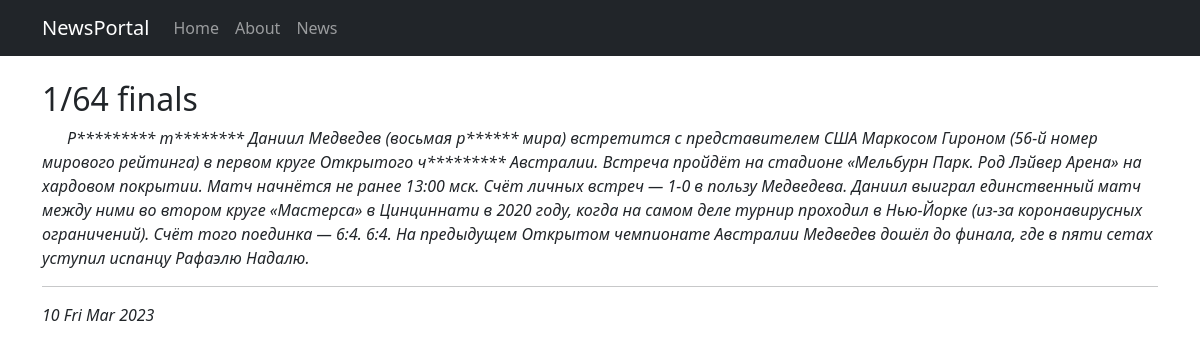
Screenshot of /news/1 with the database file from the repository.
### news/models.py (models this page shows, shortened)
class Post(models.Model):
    objects = None
    article = 'art'
    news = 'news'
    PUBLICATION = [
        (article, 'Статья'),
        (news, 'Новость'),
    ]
    postAuthor = models.ForeignKey(Author, on_delete=models.CASCADE)
    categoryType = models.CharField(max_length=4, choices=PUBLICATION, default=news)
    title = models.CharField(max_length=255)
    time_in_Post = models.DateTimeField(auto_now_add=True)
    time_out = models.DateTimeField(null=True)
    postCategory = models.ManyToManyField(Category, through='PostCategory')
    text = models.TextField()
    rating = models.IntegerField(default=0)

### news/views.py (the view)
# urls.py: path('<int:pk>', PostDetail.as_view()),
class PostDetail(DetailView):
    model = Post
    template_name = 'flatpages/post.html'
    context_object_name = 'post'

### news/templatetags/custom_filters.py (called while the page is built)
@register.filter()
def censor(text):
    bad_words = ('теннисист', 'ракетка', 'чемпионата', 'usd', 'российский')
    if type(text) == str:
        for word in text.split():
            if word.lower() in bad_words:
                text = text.replace(word, f"{word[0]}{'*' * (len(word) - 1)}")
    else:
        raise ValueError('Данные не являются строкой')
    return text

### templates/flatpages/post.html (shortened to what this page needs)
{% extends 'flatpages/default.html' %}
{% load custom_filters %}
{% block content %}
<br>
<h2 style="text-align: left;">{{post.title}}</h2>
<p style="text-align: left; text-indent: 25px;"><em>{{post.text| censor}}<br/></em></p><hr>
<p style="text-align: left;"><em>{{post.time_out|date:'d D M Y'}}</em></p>
{% endblock content %}

### rows the page displays
Post: title "1/64 finals", text|censor "Р********* т******** Даниил Медведев (восьмая р****** мира) встретится с представителем США Маркосом Гироном (56-й номер мирового рейтинга) в первом круге Открытого ч********* Австралии. Встреча пройдёт на стадионе «Мельбурн Парк. Род Лэйвер Арена» на хардовом покрытии. Матч начнётся не ранее 13:00 мск. Счёт личных встреч — 1-0 в пользу Медведева. Даниил выиграл единственный матч между ними во втором круге «Мастерса» в Цинциннати в 2020 году, когда на самом деле турнир проходил в Нью-Йорке (из-за коронавирусных ограничений). Счёт того поединка — 6:4. 6:4. На предыдущем Открытом чемпионате Австралии Медведев дошёл до финала, где в пяти сетах уступил испанцу Рафаэлю Надалю.", time_out "10 Fri Mar 2023"
